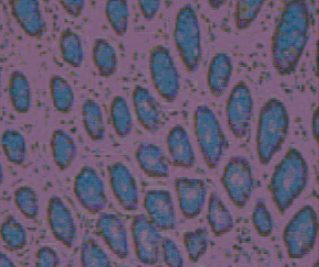
#> input picture 01-celulas-imread-imshow-threshold-otsu/celulas.bmp, 319 x 267 px
$ jupyter execute celulas.ipynb   (shell and % lines are left out)
#> lines starting #> are read from the running program, lines starting #| are printed output that depends on the picture; after the words box and inside, x2 and y2 are one past the last pixel; in counts of white or black regions, pixels touching at a corner belong together
[cell 1]
import cv2
import matplotlib.pyplot as plt
import numpy as np

[cell 2]
# Imagem Original

img = cv2.imread('celulas.bmp')
#> img is the input picture: shape (267, 319, 3); mean B, G, R 114.1, 89.7, 101.2

imgOriginal = cv2.cvtColor(img, cv2.COLOR_BGR2RGB)

plt.imshow(imgOriginal)

[cell 3]
# Imagem Cinza

imgCinza = cv2.cvtColor(img, cv2.COLOR_BGR2GRAY)
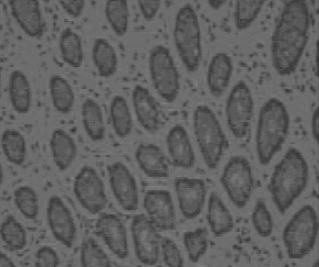
#> imgCinza: shape (267, 319); min 48, max 129, mean 95.9

plt.imshow(imgCinza, 'gray')

[cell 4]
# Imagem Cinza com Filtro Mediana 3x3

imgMediana = cv2.medianBlur(imgCinza, 3)

plt.imshow(imgMediana, 'gray')

[cell 5]
# Imagem Binarizada com OTSU

ret, imgBinarizada = cv2.threshold(imgMediana, 110, 255, cv2.THRESH_BINARY+cv2.THRESH_OTSU)
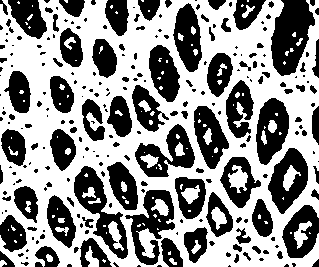
#> imgBinarizada: shape (267, 319); 56.9% white; 250 black regions (145 under 20 px), largest, box (x1, y1, x2, y2) and area: (271, 0, 315, 76) 2202, (74, 166, 128, 259) 1735, (125, 190, 175, 265) 1574
#> ret = 94

plt.imshow(imgBinarizada, 'binary')
